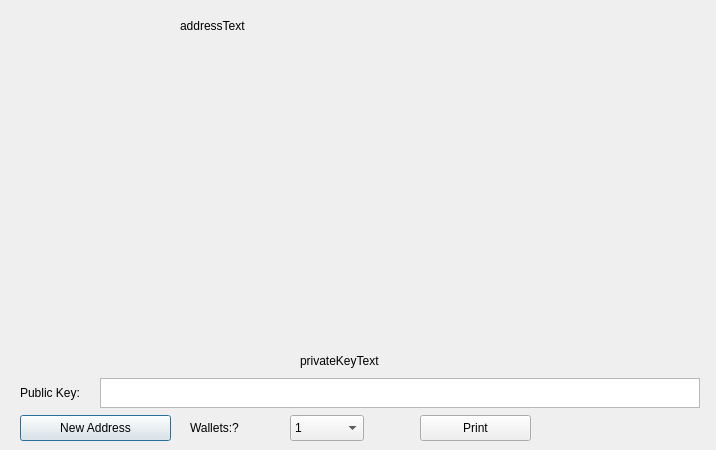
<?xml version="1.0" encoding="UTF-8"?>
<ui version="4.0">
 <class>PaperWalletDialog</class>
 <widget class="QDialog" name="PaperWalletDialog">
  <property name="geometry">
   <rect>
    <x>0</x>
    <y>0</y>
    <width>716</width>
    <height>450</height>
   </rect>
  </property>
  <property name="windowTitle">
   <string>Print Your Paper Wallets</string>
  </property>
  <widget class="QLabel" name="privateKeyQRCode">
   <property name="geometry">
    <rect>
     <x>524</x>
     <y>159</y>
     <width>149</width>
     <height>149</height>
    </rect>
   </property>
   <property name="text">
    <string/>
   </property>
   <property name="scaledContents">
    <bool>true</bool>
   </property>
  </widget>
  <widget class="QLabel" name="addressQRCode">
   <property name="geometry">
    <rect>
     <x>47</x>
     <y>86</y>
     <width>120</width>
     <height>120</height>
    </rect>
   </property>
   <property name="text">
    <string/>
   </property>
   <property name="scaledContents">
    <bool>true</bool>
   </property>
  </widget>
  <widget class="QPushButton" name="getNewAddress">
   <property name="geometry">
    <rect>
     <x>20</x>
     <y>415</y>
     <width>151</width>
     <height>26</height>
    </rect>
   </property>
   <property name="text">
    <string>New Address</string>
   </property>
   <property name="icon">
    <iconset resource="../bitcoin.qrc">
     <normaloff>:/icons/add</normaloff>:/icons/add</iconset>
   </property>
  </widget>
  <widget class="QLabel" name="paperTemplate">
   <property name="geometry">
    <rect>
     <x>20</x>
     <y>10</y>
     <width>675</width>
     <height>362</height>
    </rect>
   </property>
   <property name="text">
    <string notr="true"/>
   </property>
   <property name="pixmap">
    <pixmap resource="../bitcoin.qrc">:/icons/paper_wallet</pixmap>
   </property>
  </widget>
  <widget class="QPushButton" name="printButton">
   <property name="geometry">
    <rect>
     <x>420</x>
     <y>415</y>
     <width>111</width>
     <height>26</height>
    </rect>
   </property>
   <property name="text">
    <string>Print</string>
   </property>
   <property name="icon">
    <iconset resource="../bitcoin.qrc">
     <normaloff>:/icons/receiving_addresses</normaloff>:/icons/receiving_addresses</iconset>
   </property>
  </widget>
  <widget class="QDialogButtonBox" name="buttonBox">
   <property name="geometry">
    <rect>
     <x>610</x>
     <y>415</y>
     <width>81</width>
     <height>26</height>
    </rect>
   </property>
   <property name="standardButtons">
    <set>QDialogButtonBox::NoButton</set>
   </property>
   <property name="centerButtons">
    <bool>true</bool>
   </property>
  </widget>
  <widget class="QLabel" name="label">
   <property name="geometry">
    <rect>
     <x>190</x>
     <y>415</y>
     <width>91</width>
     <height>26</height>
    </rect>
   </property>
   <property name="text">
    <string>Wallets:?</string>
   </property>
  </widget>
  <widget class="QComboBox" name="walletCount">
   <property name="geometry">
    <rect>
     <x>290</x>
     <y>415</y>
     <width>74</width>
     <height>26</height>
    </rect>
   </property>
   <property name="editable">
    <bool>false</bool>
   </property>
   <item>
    <property name="text">
     <string>1</string>
    </property>
   </item>
   <item>
    <property name="text">
     <string>2</string>
    </property>
   </item>
   <item>
    <property name="text">
     <string>3</string>
    </property>
   </item>
   <item>
    <property name="text">
     <string>4</string>
    </property>
   </item>
   <item>
    <property name="text">
     <string>5</string>
    </property>
   </item>
   <item>
    <property name="text">
     <string>6</string>
    </property>
   </item>
   <item>
    <property name="text">
     <string>7</string>
    </property>
   </item>
   <item>
    <property name="text">
     <string>8</string>
    </property>
   </item>
   <item>
    <property name="text">
     <string>9</string>
    </property>
   </item>
   <item>
    <property name="text">
     <string>10</string>
    </property>
   </item>
   <item>
    <property name="text">
     <string>11</string>
    </property>
   </item>
   <item>
    <property name="text">
     <string>12</string>
    </property>
   </item>
  </widget>
  <widget class="QTextEdit" name="publicKey">
   <property name="geometry">
    <rect>
     <x>100</x>
     <y>378</y>
     <width>600</width>
     <height>30</height>
    </rect>
   </property>
   <property name="undoRedoEnabled">
    <bool>false</bool>
   </property>
   <property name="readOnly">
    <bool>true</bool>
   </property>
   <property name="html">
    <string>&lt;!DOCTYPE HTML PUBLIC &quot;-//W3C//DTD HTML 4.0//EN&quot; &quot;http://www.w3.org/TR/REC-html40/strict.dtd&quot;&gt;
&lt;html&gt;&lt;head&gt;&lt;meta name=&quot;qrichtext&quot; content=&quot;1&quot; /&gt;&lt;style type=&quot;text/css&quot;&gt;
p, li { white-space: pre-wrap; }
&lt;/style&gt;&lt;/head&gt;&lt;body style=&quot; font-family:'Ubuntu'; font-size:11pt; font-weight:400; font-style:normal;&quot;&gt;
&lt;p style=&quot;-qt-paragraph-type:empty; margin-top:0px; margin-bottom:0px; margin-left:0px; margin-right:0px; -qt-block-indent:0; text-indent:0px; font-family:'Sans Serif'; font-size:9pt;&quot;&gt;&lt;br /&gt;&lt;/p&gt;&lt;/body&gt;&lt;/html&gt;</string>
   </property>
   <property name="acceptRichText">
    <bool>false</bool>
   </property>
  </widget>
  <widget class="QLabel" name="label_2">
   <property name="geometry">
    <rect>
     <x>20</x>
     <y>380</y>
     <width>91</width>
     <height>26</height>
    </rect>
   </property>
   <property name="text">
    <string>Public Key:</string>
   </property>
  </widget>
  <widget class="QLabel" name="addressText">
   <property name="geometry">
    <rect>
     <x>180</x>
     <y>17</y>
     <width>501</width>
     <height>17</height>
    </rect>
   </property>
   <property name="text">
    <string>addressText</string>
   </property>
  </widget>
  <widget class="QLabel" name="privateKeyText">
   <property name="geometry">
    <rect>
     <x>300</x>
     <y>350</y>
     <width>381</width>
     <height>21</height>
    </rect>
   </property>
   <property name="text">
    <string>privateKeyText</string>
   </property>
  </widget>
  <zorder>getNewAddress</zorder>
  <zorder>paperTemplate</zorder>
  <zorder>addressQRCode</zorder>
  <zorder>privateKeyQRCode</zorder>
  <zorder>printButton</zorder>
  <zorder>buttonBox</zorder>
  <zorder>label</zorder>
  <zorder>walletCount</zorder>
  <zorder>publicKey</zorder>
  <zorder>label_2</zorder>
  <zorder>addressText</zorder>
  <zorder>privateKeyText</zorder>
 </widget>
 <resources>
  <include location="../bitcoin.qrc"/>
 </resources>
 <connections>
  <connection>
   <sender>buttonBox</sender>
   <signal>rejected()</signal>
   <receiver>PaperWalletDialog</receiver>
   <slot>close()</slot>
   <hints>
    <hint type="sourcelabel">
     <x>650</x>
     <y>408</y>
    </hint>
    <hint type="destinationlabel">
     <x>357</x>
     <y>214</y>
    </hint>
   </hints>
  </connection>
 </connections>
</ui>
